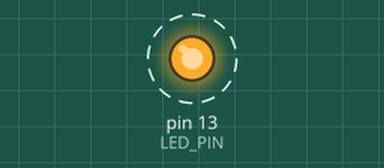
Recording of a sketch running on a simulated Arduino Uno, built with avr-gcc and run on an emulated ATmega328P. On the bench: output pins drawn as LEDs (lit = HIGH). Dashed ring = blinking. What the sketch prints to the serial monitor is not drawn.

Above: at 1.62 s.
Timing chart, 0 to 4.5 s (numbered marks = the images above):
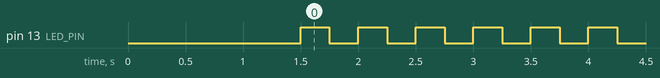

The sketch:

APP_NAME.ino
```cpp
static const uint8_t LED_PIN = 13;

void setup() {
  pinMode(LED_PIN, OUTPUT);
  Serial.begin(115200);
  delay(1500);
  Serial.println(F("{{APP_NAME}} running"));
}

void loop() {
  digitalWrite(LED_PIN, HIGH);
  delay(250);
  digitalWrite(LED_PIN, LOW);
  delay(250);
}
```

Measured:
- by itself, pin 13 (LED_PIN): alternates HIGH for 0.25 s and LOW for 0.25 s
